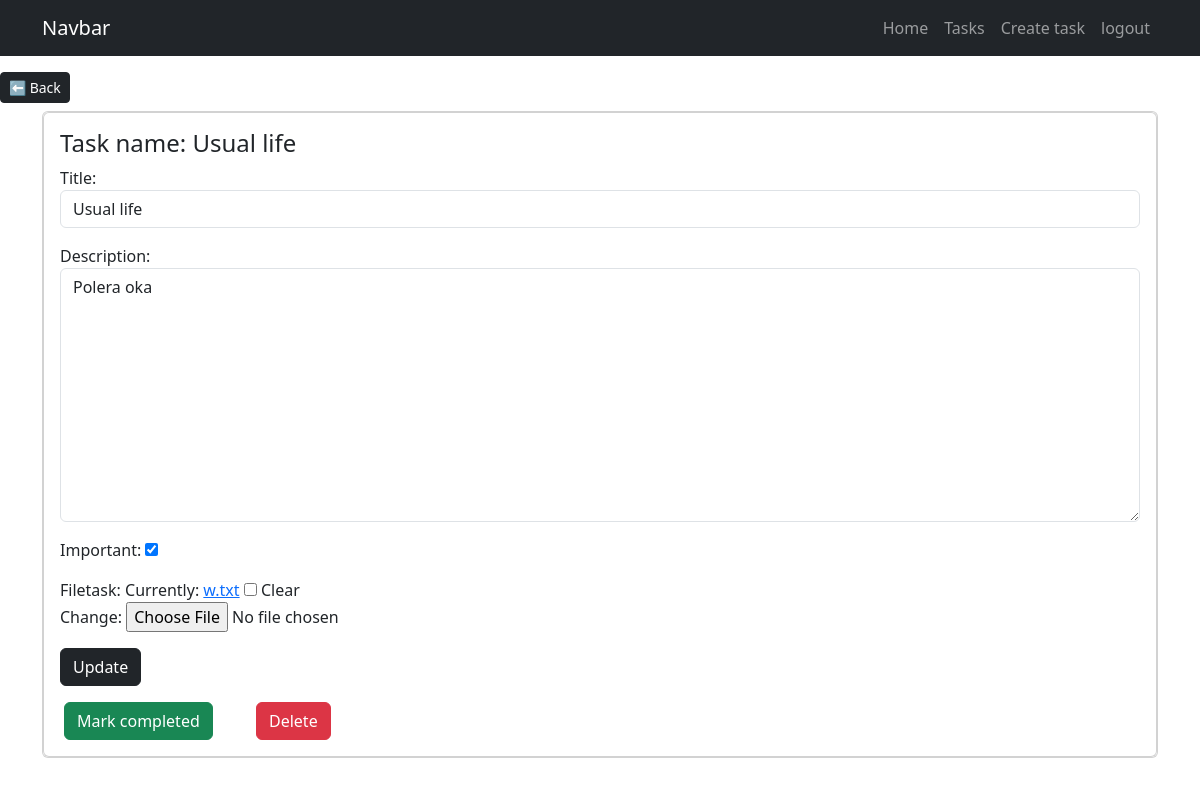
/tasks/9/ (signed in), run on an earlier commit of the app's database.
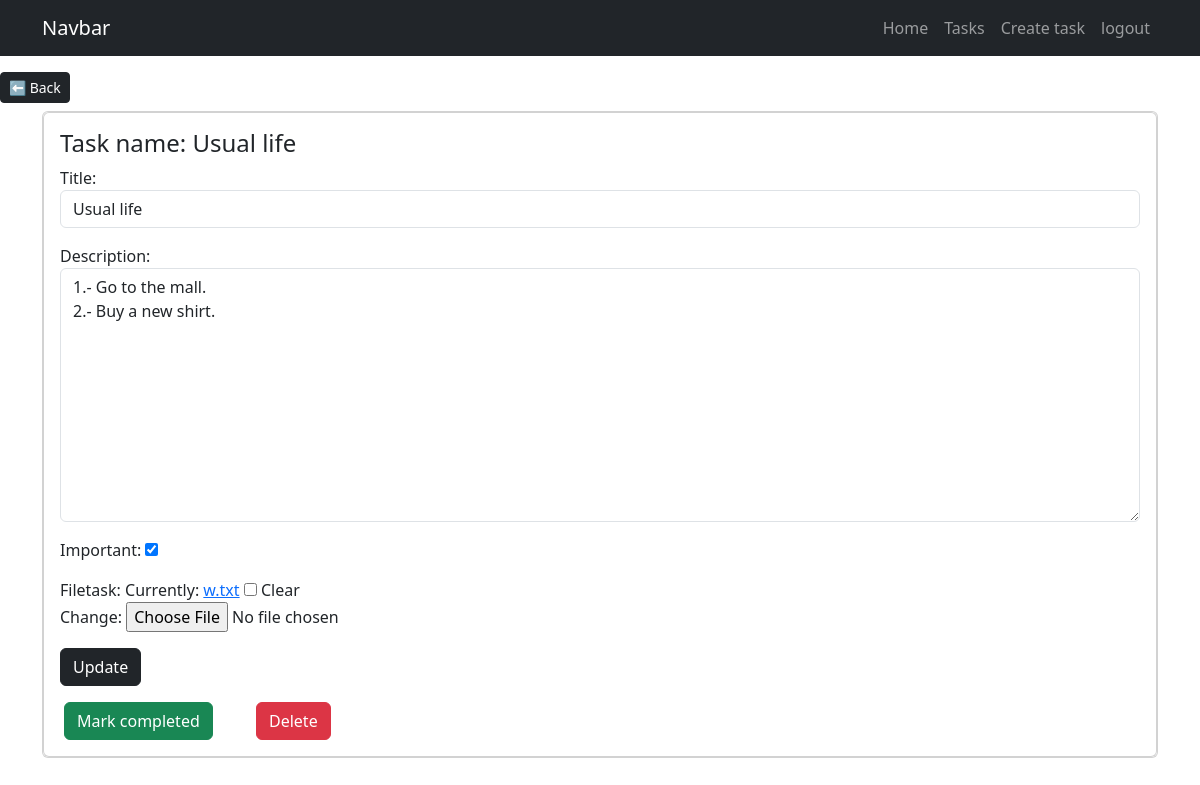
And on a later commit of the database.
### tasks/models.py (models this page shows, shortened)
class Task(models.Model):
    title = models.CharField(max_length=100)
    description = models.TextField(blank=True)
    created = models.DateTimeField(auto_now_add=True)
    datecompleted = models.DateTimeField(null=True, blank=True)
    important = models.BooleanField(default= False)
    user = models.ForeignKey(User, on_delete=models.CASCADE)
    filetask = models.FileField(upload_to= user_directory_path, null=True, blank=True)

### tasks/views.py (the view, shortened to what this page needs)
# urls.py: path('tasks/<int:task_id>/',views.task_detail, name="taskDetail"),
@login_required
def task_detail(request, task_id):
    if request.method == 'GET':
        task = get_object_or_404(Task, pk=task_id, user= request.user)
        form = TaskForm(instance=task)
        return render(request, 'usertaskdetail.html',{'task':task , 'form':form})

### tasks/forms.py
class TaskForm(forms.ModelForm):
    class Meta:
        model = Task
        fields = ['title','description','important', 'filetask']
        widgets = {
            'title':forms.TextInput(attrs={'class':'form-control ','placeholder':'write a title'}),
            'description':forms.Textarea(attrs={'class':'form-control ','placeholder':'write a title'})
        }

### tasks/templates/usertaskdetail.html (shortened to what this page needs)
{% extends 'base.html' %}
{% block content%}
<button class="btn btn-dark btn-sm text-white mt-3">
    <a class="text-decoration-none py-1 text-white" href="{% url 'usertask' %}"> ⬅ Back</a>
</button>
<main class="container py-2">
    <div class="card">
        <div class="card card-body">
            <h4>Task name: {{ task.title }}</h4>
            <form method="POST">
                {{form.as_p}}
                <button class="btn btn-dark"> Update </button>
            </form>
            <div class="row mt-3">
                <div class="col-md-2 mx-1">
                    <form action="{% url 'completeTask' task.id %}" method="POST">
                        <button class="btn btn-success">Mark completed </button>
                    </form>
                </div>
                <div class="col-md-2 mx-1">
                    <form action="{% url 'deleteTask' task.id %}" method="POST">
                        <button class="btn btn-danger"> Delete </button>
                    </form>
                </div>
            </div>
        </div>
    </div>
</main>
{% endblock%}

What changed in the data, as far as the page shows it:
changed Task "Usual life": description "Polera oka" → "1.- Go to the mall. 2.- Buy a new shirt."
